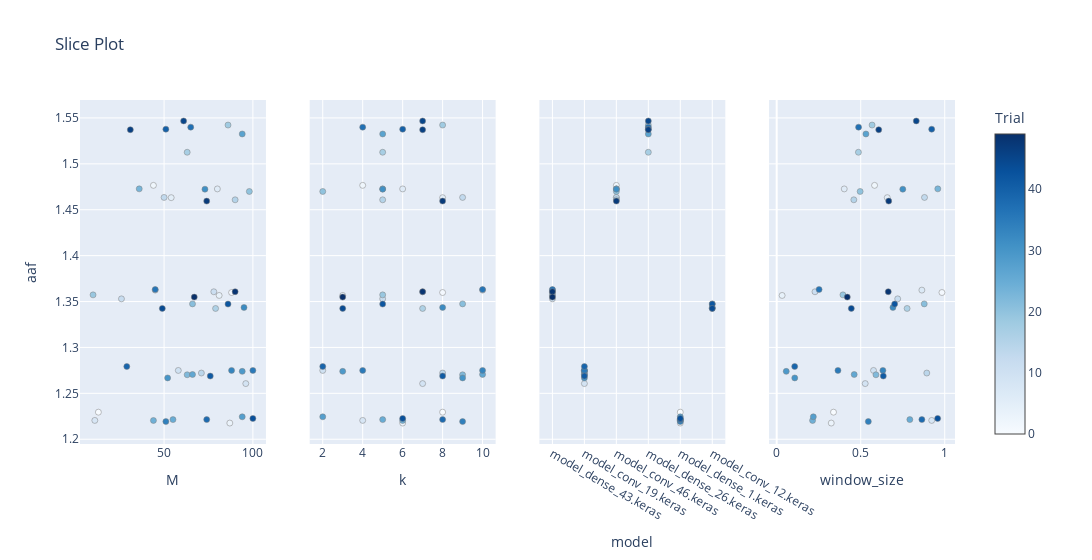

Source (notebook cell):
### Code cell
plot_slice(hypercube_study, target = lambda t: t.values[0], target_name = 'aaf')

### Figure 1 — Plotly figure (JSON) as saved in the notebook; plotly's stock layout.template omitted (floating-point values rounded to 4 significant figures)
{"data": [{"marker": {"color": [0, 1, 2, 3, 4, 5, 6, 7, 8, 9, 10, 11, 12, 13, 14, 15, 16, 17, 18, 19, 20, 21, 22, 23, 24, 25, 26, 27, 28, 29, 30, 31, 32, 33, 34, 35, 36, 37, 38, 39, 40, 41, 42, 43, 44, 45, 46, 47, 48, 49], "colorbar": {"title": {"text": "Trial"}, "x": 1, "xpad": 40}, "colorscale": [[0, "rgb(247,251,255)"], [0.125, "rgb(222,235,247)"], [0.25, "rgb(198,219,239)"], [0.375, "rgb(158,202,225)"], [0.5, "rgb(107,174,214)"], [0.625, "rgb(66,146,198)"], [0.75, "rgb(33,113,181)"], [0.875, "rgb(8,81,156)"], [1, "rgb(8,48,107)"]], "line": {"color": "Grey", "width": 0.5}, "showscale": true}, "mode": "markers", "name": "Feasible Trial", "showlegend": false, "type": "scatter", "x": [13, 88, 44, 87, 81, 54, 80, 45, 11, 96, 58, 78, 26, 50, 71, 90, 79, 63, 86, 10, 98, 66, 63, 36, 44, 55, 66, 94, 94, 94, 52, 73, 95, 88, 51, 100, 45, 65, 74, 29, 51, 76, 86, 100, 49, 61, 31, 74, 90, 67], "xaxis": "x", "y": [1.229, 1.36, 1.477, 1.218, 1.357, 1.463, 1.473, 1.362, 1.221, 1.261, 1.275, 1.361, 1.353, 1.463, 1.272, 1.461, 1.342, 1.513, 1.542, 1.357, 1.47, 1.347, 1.27, 1.473, 1.22, 1.221, 1.271, 1.533, 1.224, 1.274, 1.267, 1.472, 1.344, 1.275, 1.219, 1.275, 1.363, 1.54, 1.221, 1.279, 1.538, 1.269, 1.347, 1.223, 1.343, 1.547, 1.537, 1.459, 1.361, 1.355], "yaxis": "y"}, {"marker": {"color": [0, 1, 2, 3, 4, 5, 6, 7, 8, 9, 10, 11, 12, 13, 14, 15, 16, 17, 18, 19, 20, 21, 22, 23, 24, 25, 26, 27, 28, 29, 30, 31, 32, 33, 34, 35, 36, 37, 38, 39, 40, 41, 42, 43, 44, 45, 46, 47, 48, 49], "colorbar": {"title": {"text": "Trial"}, "x": 1, "xpad": 40}, "colorscale": [[0, "rgb(247,251,255)"], [0.125, "rgb(222,235,247)"], [0.25, "rgb(198,219,239)"], [0.375, "rgb(158,202,225)"], [0.5, "rgb(107,174,214)"], [0.625, "rgb(66,146,198)"], [0.75, "rgb(33,113,181)"], [0.875, "rgb(8,81,156)"], [1, "rgb(8,48,107)"]], "line": {"color": "Grey", "width": 0.5}, "showscale": false}, "mode": "markers", "name": "Feasible Trial", "showlegend": false, "type": "scatter", "x": [8, 8, 4, 6, 3, 8, 6, 10, 4, 7, 2, 7, 5, 9, 8, 5, 7, 5, 8, 5, 2, 9, 9, 5, 6, 5, 10, 5, 2, 3, 9, 5, 8, 10, 9, 4, 10, 4, 8, 2, 6, 8, 5, 6, 3, 7, 7, 8, 7, 3], "xaxis": "x2", "y": [1.229, 1.36, 1.477, 1.218, 1.357, 1.463, 1.473, 1.362, 1.221, 1.261, 1.275, 1.361, 1.353, 1.463, 1.272, 1.461, 1.342, 1.513, 1.542, 1.357, 1.47, 1.347, 1.27, 1.473, 1.22, 1.221, 1.271, 1.533, 1.224, 1.274, 1.267, 1.472, 1.344, 1.275, 1.219, 1.275, 1.363, 1.54, 1.221, 1.279, 1.538, 1.269, 1.347, 1.223, 1.343, 1.547, 1.537, 1.459, 1.361, 1.355], "yaxis": "y2"}, {"marker": {"color": [0, 1, 2, 3, 4, 5, 6, 7, 8, 9, 10, 11, 12, 13, 14, 15, 16, 17, 18, 19, 20, 21, 22, 23, 24, 25, 26, 27, 28, 29, 30, 31, 32, 33, 34, 35, 36, 37, 38, 39, 40, 41, 42, 43, 44, 45, 46, 47, 48, 49], "colorbar": {"title": {"text": "Trial"}, "x": 1, "xpad": 40}, "colorscale": [[0, "rgb(247,251,255)"], [0.125, "rgb(222,235,247)"], [0.25, "rgb(198,219,239)"], [0.375, "rgb(158,202,225)"], [0.5, "rgb(107,174,214)"], [0.625, "rgb(66,146,198)"], [0.75, "rgb(33,113,181)"], [0.875, "rgb(8,81,156)"], [1, "rgb(8,48,107)"]], "line": {"color": "Grey", "width": 0.5}, "showscale": false}, "mode": "markers", "name": "Feasible Trial", "showlegend": false, "type": "scatter", "x": ["model_dense_1.keras", "model_dense_43.keras", "model_conv_46.keras", "model_dense_1.keras", "model_dense_43.keras", "model_conv_46.keras", "model_conv_46.keras", "model_dense_43.keras", "model_dense_1.keras", "model_conv_19.keras", "model_conv_19.keras", "model_dense_43.keras", "model_dense_43.keras", "model_conv_46.keras", "model_conv_19.keras", "model_conv_46.keras", "model_conv_12.keras", "model_dense_26.keras", "model_dense_26.keras", "model_dense_43.keras", "model_conv_46.keras", "model_conv_12.keras", "model_conv_19.keras", "model_conv_46.keras", "model_dense_1.keras", "model_dense_1.keras", "model_conv_19.keras", "model_dense_26.keras", "model_dense_1.keras", "model_conv_19.keras", "model_conv_19.keras", "model_conv_46.keras", "model_conv_12.keras", "model_conv_19.keras", "model_dense_1.keras", "model_conv_19.keras", "model_dense_43.keras", "model_dense_26.keras", "model_dense_1.keras", "model_conv_19.keras", "model_dense_26.keras", "model_conv_19.keras", "model_conv_12.keras", "model_dense_1.keras", "model_conv_12.keras", "model_dense_26.keras", "model_dense_26.keras", "model_conv_46.keras", "model_dense_43.keras", "model_dense_43.keras"], "xaxis": "x3", "y": [1.229, 1.36, 1.477, 1.218, 1.357, 1.463, 1.473, 1.362, 1.221, 1.261, 1.275, 1.361, 1.353, 1.463, 1.272, 1.461, 1.342, 1.513, 1.542, 1.357, 1.47, 1.347, 1.27, 1.473, 1.22, 1.221, 1.271, 1.533, 1.224, 1.274, 1.267, 1.472, 1.344, 1.275, 1.219, 1.275, 1.363, 1.54, 1.221, 1.279, 1.538, 1.269, 1.347, 1.223, 1.343, 1.547, 1.537, 1.459, 1.361, 1.355], "yaxis": "y3"}, {"marker": {"color": [0, 1, 2, 3, 4, 5, 6, 7, 8, 9, 10, 11, 12, 13, 14, 15, 16, 17, 18, 19, 20, 21, 22, 23, 24, 25, 26, 27, 28, 29, 30, 31, 32, 33, 34, 35, 36, 37, 38, 39, 40, 41, 42, 43, 44, 45, 46, 47, 48, 49], "colorbar": {"title": {"text": "Trial"}, "x": 1, "xpad": 40}, "colorscale": [[0, "rgb(247,251,255)"], [0.125, "rgb(222,235,247)"], [0.25, "rgb(198,219,239)"], [0.375, "rgb(158,202,225)"], [0.5, "rgb(107,174,214)"], [0.625, "rgb(66,146,198)"], [0.75, "rgb(33,113,181)"], [0.875, "rgb(8,81,156)"], [1, "rgb(8,48,107)"]], "line": {"color": "Grey", "width": 0.5}, "showscale": false}, "mode": "markers", "name": "Feasible Trial", "showlegend": false, "type": "scatter", "x": [0.338, 0.9834, 0.5824, 0.3246, 0.03217, 0.6579, 0.4019, 0.8639, 0.9225, 0.5267, 0.5762, 0.2277, 0.72, 0.8797, 0.8932, 0.4589, 0.776, 0.4864, 0.5676, 0.3942, 0.4966, 0.878, 0.5906, 0.9586, 0.2135, 0.7923, 0.4612, 0.5309, 0.2179, 0.05675, 0.1074, 0.7504, 0.6917, 0.632, 0.5452, 0.3645, 0.2523, 0.4874, 0.864, 0.107, 0.9224, 0.6344, 0.7019, 0.9578, 0.444, 0.8306, 0.6071, 0.6666, 0.6639, 0.4201], "xaxis": "x4", "y": [1.229, 1.36, 1.477, 1.218, 1.357, 1.463, 1.473, 1.362, 1.221, 1.261, 1.275, 1.361, 1.353, 1.463, 1.272, 1.461, 1.342, 1.513, 1.542, 1.357, 1.47, 1.347, 1.27, 1.473, 1.22, 1.221, 1.271, 1.533, 1.224, 1.274, 1.267, 1.472, 1.344, 1.275, 1.219, 1.275, 1.363, 1.54, 1.221, 1.279, 1.538, 1.269, 1.347, 1.223, 1.343, 1.547, 1.537, 1.459, 1.361, 1.355], "yaxis": "y4"}], "layout": {"title": {"text": "Slice Plot"}, "width": 1200, "xaxis": {"anchor": "y", "domain": [0, 0.2125], "title": {"text": "M"}}, "xaxis2": {"anchor": "y2", "domain": [0.2625, 0.475], "title": {"text": "k"}}, "xaxis3": {"anchor": "y3", "categoryarray": ["model_dense_43.keras", "model_conv_19.keras", "model_conv_46.keras", "model_dense_26.keras", "model_dense_1.keras", "model_conv_12.keras"], "categoryorder": "array", "domain": [0.525, 0.7375], "title": {"text": "model"}, "type": "category"}, "xaxis4": {"anchor": "y4", "domain": [0.7875, 1], "title": {"text": "window_size"}}, "yaxis": {"anchor": "x", "domain": [0, 1], "title": {"text": "aaf"}}, "yaxis2": {"anchor": "x2", "domain": [0, 1], "matches": "y", "showticklabels": false}, "yaxis3": {"anchor": "x3", "domain": [0, 1], "matches": "y", "showticklabels": false}, "yaxis4": {"anchor": "x4", "domain": [0, 1], "matches": "y", "showticklabels": false}}}
